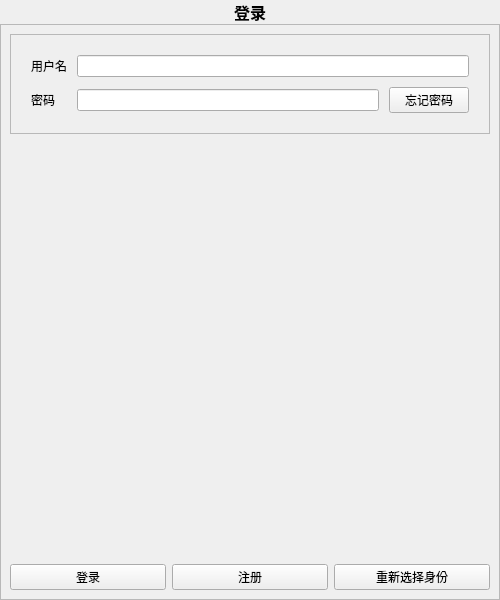
<?xml version="1.0" encoding="UTF-8"?>
<ui version="4.0">
 <class>LoginPanel</class>
 <widget class="QWidget" name="LoginPanel">
  <property name="geometry">
   <rect>
    <x>0</x>
    <y>0</y>
    <width>500</width>
    <height>600</height>
   </rect>
  </property>
  <property name="windowTitle">
   <string>智慧医疗系统</string>
  </property>
  <layout class="QVBoxLayout" name="verticalLayout_3">
   <property name="spacing">
    <number>0</number>
   </property>
   <property name="leftMargin">
    <number>0</number>
   </property>
   <property name="topMargin">
    <number>0</number>
   </property>
   <property name="rightMargin">
    <number>0</number>
   </property>
   <property name="bottomMargin">
    <number>0</number>
   </property>
   <item>
    <widget class="QLabel" name="HeaderLabel">
     <property name="font">
      <font>
       <pointsize>12</pointsize>
       <weight>75</weight>
       <bold>true</bold>
      </font>
     </property>
     <property name="text">
      <string>登录</string>
     </property>
     <property name="alignment">
      <set>Qt::AlignCenter</set>
     </property>
     <property name="class" stdset="0">
      <string>fullHeaderLabel</string>
     </property>
    </widget>
   </item>
   <item>
    <widget class="QFrame" name="frame">
     <property name="frameShape">
      <enum>QFrame::StyledPanel</enum>
     </property>
     <property name="frameShadow">
      <enum>QFrame::Raised</enum>
     </property>
     <layout class="QVBoxLayout" name="verticalLayout">
      <item>
       <widget class="QFrame" name="CardFrame">
        <property name="frameShape">
         <enum>QFrame::StyledPanel</enum>
        </property>
        <property name="frameShadow">
         <enum>QFrame::Raised</enum>
        </property>
        <property name="class" stdset="0">
         <string>cardFrame</string>
        </property>
        <layout class="QVBoxLayout" name="verticalLayout_2">
         <property name="spacing">
          <number>10</number>
         </property>
         <property name="leftMargin">
          <number>20</number>
         </property>
         <property name="topMargin">
          <number>20</number>
         </property>
         <property name="rightMargin">
          <number>20</number>
         </property>
         <property name="bottomMargin">
          <number>20</number>
         </property>
         <item>
          <layout class="QFormLayout" name="formLayout">
           <item row="0" column="0">
            <widget class="QLabel" name="userIdentity">
             <property name="text">
              <string>用户名</string>
             </property>
            </widget>
           </item>
           <item row="0" column="1">
            <widget class="QLineEdit" name="userInput"/>
           </item>
           <item row="1" column="0">
            <widget class="QLabel" name="label_2">
             <property name="text">
              <string>密码</string>
             </property>
            </widget>
           </item>
           <item row="1" column="1">
            <layout class="QHBoxLayout" name="horizontalLayout_2">
             <item>
              <widget class="QLineEdit" name="pwdInput"/>
             </item>
             <item>
              <widget class="QPushButton" name="forgetPwdBtn">
               <property name="text">
                <string>忘记密码</string>
               </property>
              </widget>
             </item>
            </layout>
           </item>
          </layout>
         </item>
        </layout>
       </widget>
      </item>
      <item>
       <spacer name="verticalSpacer">
        <property name="orientation">
         <enum>Qt::Vertical</enum>
        </property>
        <property name="sizeHint" stdset="0">
         <size>
          <width>20</width>
          <height>431</height>
         </size>
        </property>
       </spacer>
      </item>
      <item>
       <layout class="QHBoxLayout" name="horizontalLayout">
        <item>
         <widget class="QPushButton" name="LoginBtn">
          <property name="text">
           <string>登录</string>
          </property>
         </widget>
        </item>
        <item>
         <widget class="QPushButton" name="RegisterBtn">
          <property name="text">
           <string>注册</string>
          </property>
         </widget>
        </item>
        <item>
         <widget class="QPushButton" name="chooseRoleBtn">
          <property name="text">
           <string>重新选择身份</string>
          </property>
         </widget>
        </item>
       </layout>
      </item>
     </layout>
    </widget>
   </item>
  </layout>
 </widget>
 <resources/>
 <connections/>
</ui>
